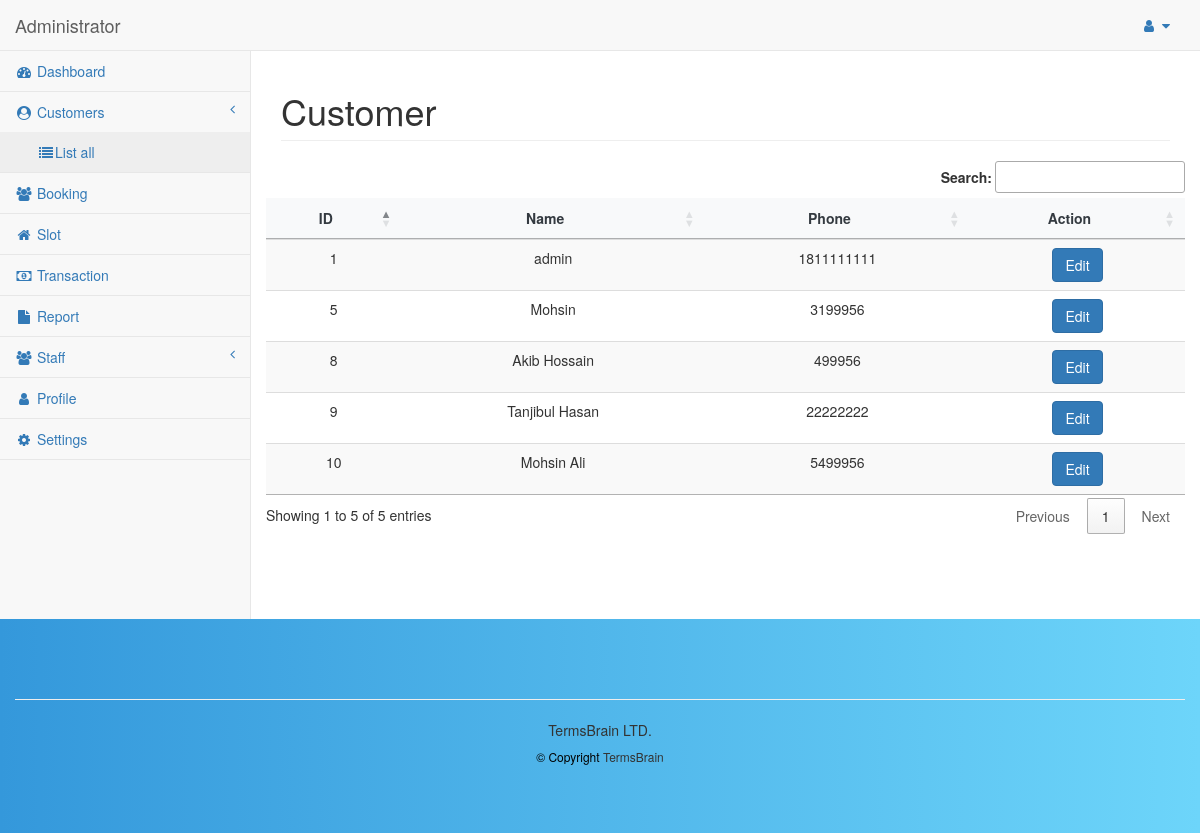
Page /customers.php (signed in) on the earlier database version.
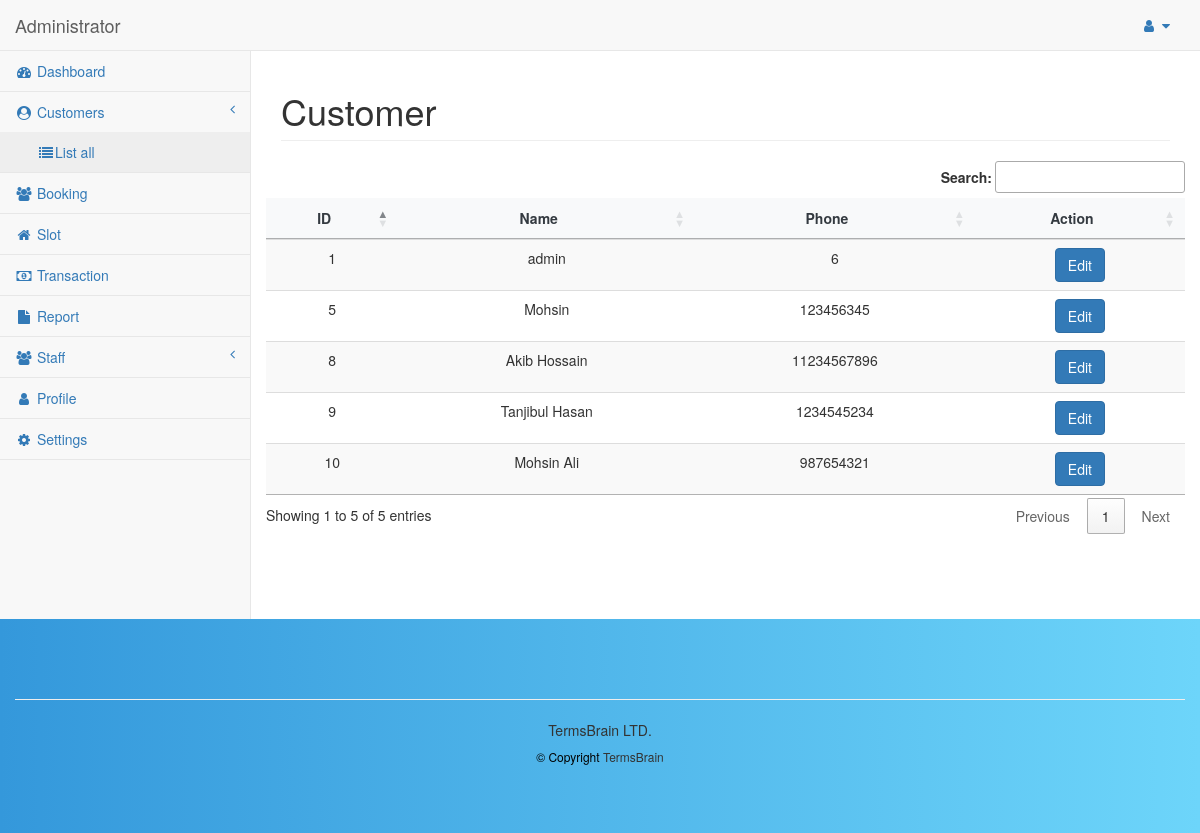
Same page on the later database version.
### tables this page shows
CREATE TABLE `customers` (
  `id` int(11) NOT NULL,
  `name` varchar(255) DEFAULT NULL,
  `phone` varchar(14) DEFAULT NULL,
  `created_at` timestamp NOT NULL DEFAULT current_timestamp(),
  `updated_at` datetime DEFAULT current_timestamp() ON UPDATE current_timestamp()
);

### customers.php (the view, shortened to what this page needs)
<?php
include 'connection.php';
include_once('includes/header.php');
?>
<div id="page-wrapper">
    <div class="row">
        <div class="col-lg-12">
            <h1 class="page-header">Customer</h1>
        </div>
    </div>
    <div class="row">
        <table id="yourTableID" class="table table-dark table-striped">
            <thead>
                <th>ID</th>
                <th>Name</th>
                <th>Phone</th>
                <th>Action</th>
            </thead>
            <tbody>
                <?php
                $query = "SELECT * FROM customers";
                $sql = mysqli_query($conn, $query);
                while ($row = mysqli_fetch_array($sql)) { ?>
                    <tr>
                        <td><?php echo $row['id'] ?></td>
                        <td><?php echo $row['name'] ?></td>
                        <td><?php echo $row['phone'] ?></td>
                        <td>
                            <a class="btn btn-primary" href="editCustomer.php?id=<?php echo $row['id'] ?>">Edit</a>
                        </td>
                    </tr>
                <?php
                }
                ?>
            </tbody>
        </table>
    </div>
</div>
<link rel="stylesheet" type="text/css" href="https://cdn.datatables.net/1.13.7/css/jquery.dataTables.min.css">
<link rel="stylesheet" type="text/css" href="https://cdn.datatables.net/buttons/2.4.2/css/buttons.dataTables.min.css">
<?php include_once('includes/footer.php'); ?>

Differences in the rows shown:
changed customers "admin": phone "1811111111" → "6"
changed customers "Mohsin": phone "3199956" → "123456345"
changed customers "Akib Hossain": phone "499956" → "11234567896"
changed customers "Tanjibul Hasan": phone "22222222" → "1234545234"
changed customers "Mohsin Ali": phone "5499956" → "987654321"
